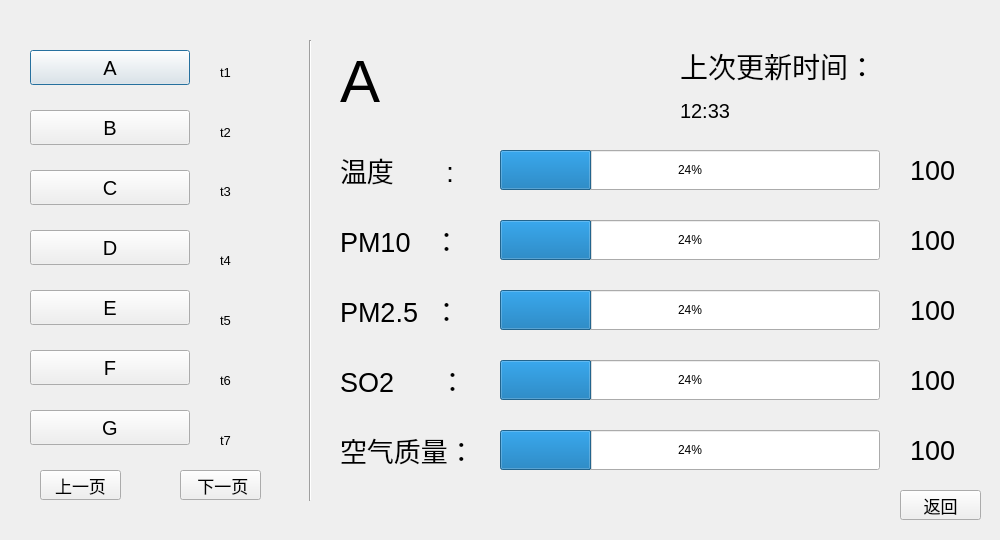
<?xml version="1.0" encoding="UTF-8"?>
<ui version="4.0">
 <class>Detail</class>
 <widget class="QDialog" name="Detail">
  <property name="geometry">
   <rect>
    <x>0</x>
    <y>0</y>
    <width>1000</width>
    <height>540</height>
   </rect>
  </property>
  <property name="windowTitle">
   <string>Dialog</string>
  </property>
  <widget class="Line" name="line">
   <property name="geometry">
    <rect>
     <x>300</x>
     <y>40</y>
     <width>20</width>
     <height>461</height>
    </rect>
   </property>
   <property name="orientation">
    <enum>Qt::Vertical</enum>
   </property>
  </widget>
  <widget class="QPushButton" name="city_1">
   <property name="geometry">
    <rect>
     <x>30</x>
     <y>50</y>
     <width>160</width>
     <height>35</height>
    </rect>
   </property>
   <property name="font">
    <font>
     <family>Microsoft YaHei UI</family>
     <pointsize>15</pointsize>
    </font>
   </property>
   <property name="text">
    <string>A</string>
   </property>
  </widget>
  <widget class="QLabel" name="time_1">
   <property name="geometry">
    <rect>
     <x>220</x>
     <y>62</y>
     <width>54</width>
     <height>20</height>
    </rect>
   </property>
   <property name="font">
    <font>
     <pointsize>10</pointsize>
    </font>
   </property>
   <property name="text">
    <string>t1</string>
   </property>
  </widget>
  <widget class="QLabel" name="time_2">
   <property name="geometry">
    <rect>
     <x>220</x>
     <y>122</y>
     <width>54</width>
     <height>20</height>
    </rect>
   </property>
   <property name="font">
    <font>
     <pointsize>10</pointsize>
    </font>
   </property>
   <property name="text">
    <string>t2</string>
   </property>
  </widget>
  <widget class="QPushButton" name="city_2">
   <property name="geometry">
    <rect>
     <x>30</x>
     <y>110</y>
     <width>160</width>
     <height>35</height>
    </rect>
   </property>
   <property name="font">
    <font>
     <family>Microsoft YaHei UI</family>
     <pointsize>15</pointsize>
    </font>
   </property>
   <property name="text">
    <string>B</string>
   </property>
  </widget>
  <widget class="QPushButton" name="city_3">
   <property name="geometry">
    <rect>
     <x>30</x>
     <y>170</y>
     <width>160</width>
     <height>35</height>
    </rect>
   </property>
   <property name="font">
    <font>
     <family>Microsoft YaHei UI</family>
     <pointsize>15</pointsize>
    </font>
   </property>
   <property name="text">
    <string>C</string>
   </property>
  </widget>
  <widget class="QLabel" name="time_3">
   <property name="geometry">
    <rect>
     <x>220</x>
     <y>181</y>
     <width>54</width>
     <height>20</height>
    </rect>
   </property>
   <property name="font">
    <font>
     <pointsize>10</pointsize>
    </font>
   </property>
   <property name="text">
    <string>t3</string>
   </property>
  </widget>
  <widget class="QPushButton" name="city_4">
   <property name="geometry">
    <rect>
     <x>30</x>
     <y>230</y>
     <width>160</width>
     <height>35</height>
    </rect>
   </property>
   <property name="font">
    <font>
     <family>Microsoft YaHei UI</family>
     <pointsize>15</pointsize>
    </font>
   </property>
   <property name="text">
    <string>D</string>
   </property>
  </widget>
  <widget class="QLabel" name="time_4">
   <property name="geometry">
    <rect>
     <x>220</x>
     <y>250</y>
     <width>54</width>
     <height>20</height>
    </rect>
   </property>
   <property name="font">
    <font>
     <pointsize>10</pointsize>
    </font>
   </property>
   <property name="text">
    <string>t4</string>
   </property>
  </widget>
  <widget class="QPushButton" name="city_5">
   <property name="geometry">
    <rect>
     <x>30</x>
     <y>290</y>
     <width>160</width>
     <height>35</height>
    </rect>
   </property>
   <property name="font">
    <font>
     <family>Microsoft YaHei UI</family>
     <pointsize>15</pointsize>
    </font>
   </property>
   <property name="text">
    <string>E</string>
   </property>
  </widget>
  <widget class="QLabel" name="time_5">
   <property name="geometry">
    <rect>
     <x>220</x>
     <y>310</y>
     <width>54</width>
     <height>20</height>
    </rect>
   </property>
   <property name="font">
    <font>
     <pointsize>10</pointsize>
    </font>
   </property>
   <property name="text">
    <string>t5</string>
   </property>
  </widget>
  <widget class="QPushButton" name="city_6">
   <property name="geometry">
    <rect>
     <x>30</x>
     <y>350</y>
     <width>160</width>
     <height>35</height>
    </rect>
   </property>
   <property name="font">
    <font>
     <family>Microsoft YaHei UI</family>
     <pointsize>15</pointsize>
    </font>
   </property>
   <property name="text">
    <string>F</string>
   </property>
  </widget>
  <widget class="QLabel" name="time_6">
   <property name="geometry">
    <rect>
     <x>220</x>
     <y>370</y>
     <width>54</width>
     <height>20</height>
    </rect>
   </property>
   <property name="font">
    <font>
     <pointsize>10</pointsize>
    </font>
   </property>
   <property name="text">
    <string>t6</string>
   </property>
  </widget>
  <widget class="QPushButton" name="city_7">
   <property name="geometry">
    <rect>
     <x>30</x>
     <y>410</y>
     <width>160</width>
     <height>35</height>
    </rect>
   </property>
   <property name="font">
    <font>
     <family>Microsoft YaHei UI</family>
     <pointsize>15</pointsize>
    </font>
   </property>
   <property name="text">
    <string>G</string>
   </property>
  </widget>
  <widget class="QLabel" name="time_7">
   <property name="geometry">
    <rect>
     <x>220</x>
     <y>430</y>
     <width>54</width>
     <height>20</height>
    </rect>
   </property>
   <property name="font">
    <font>
     <pointsize>10</pointsize>
    </font>
   </property>
   <property name="text">
    <string>t7</string>
   </property>
  </widget>
  <widget class="QPushButton" name="pgup">
   <property name="geometry">
    <rect>
     <x>40</x>
     <y>470</y>
     <width>81</width>
     <height>30</height>
    </rect>
   </property>
   <property name="font">
    <font>
     <family>Microsoft YaHei UI</family>
     <pointsize>13</pointsize>
    </font>
   </property>
   <property name="text">
    <string>上一页</string>
   </property>
  </widget>
  <widget class="QPushButton" name="pgdn">
   <property name="geometry">
    <rect>
     <x>180</x>
     <y>470</y>
     <width>81</width>
     <height>30</height>
    </rect>
   </property>
   <property name="font">
    <font>
     <family>Microsoft YaHei UI</family>
     <pointsize>13</pointsize>
    </font>
   </property>
   <property name="text">
    <string> 下一页</string>
   </property>
  </widget>
  <widget class="QLabel" name="name">
   <property name="geometry">
    <rect>
     <x>340</x>
     <y>40</y>
     <width>301</width>
     <height>81</height>
    </rect>
   </property>
   <property name="font">
    <font>
     <family>Microsoft YaHei UI</family>
     <pointsize>45</pointsize>
    </font>
   </property>
   <property name="text">
    <string>A</string>
   </property>
  </widget>
  <widget class="QLabel" name="label">
   <property name="geometry">
    <rect>
     <x>680</x>
     <y>50</y>
     <width>241</width>
     <height>31</height>
    </rect>
   </property>
   <property name="font">
    <font>
     <family>Microsoft YaHei UI</family>
     <pointsize>21</pointsize>
    </font>
   </property>
   <property name="text">
    <string>上次更新时间：</string>
   </property>
  </widget>
  <widget class="QLabel" name="c_time">
   <property name="geometry">
    <rect>
     <x>680</x>
     <y>90</y>
     <width>271</width>
     <height>41</height>
    </rect>
   </property>
   <property name="font">
    <font>
     <family>Microsoft YaHei UI</family>
     <pointsize>15</pointsize>
    </font>
   </property>
   <property name="text">
    <string>12:33</string>
   </property>
  </widget>
  <widget class="QLabel" name="label_3">
   <property name="geometry">
    <rect>
     <x>340</x>
     <y>150</y>
     <width>135</width>
     <height>40</height>
    </rect>
   </property>
   <property name="font">
    <font>
     <family>Microsoft YaHei UI</family>
     <pointsize>20</pointsize>
    </font>
   </property>
   <property name="text">
    <string>温度       :</string>
   </property>
  </widget>
  <widget class="QLabel" name="label_4">
   <property name="geometry">
    <rect>
     <x>340</x>
     <y>220</y>
     <width>135</width>
     <height>40</height>
    </rect>
   </property>
   <property name="font">
    <font>
     <family>Microsoft YaHei UI</family>
     <pointsize>20</pointsize>
    </font>
   </property>
   <property name="text">
    <string>PM10   ：</string>
   </property>
  </widget>
  <widget class="QLabel" name="label_5">
   <property name="geometry">
    <rect>
     <x>340</x>
     <y>290</y>
     <width>135</width>
     <height>40</height>
    </rect>
   </property>
   <property name="font">
    <font>
     <family>Microsoft YaHei UI</family>
     <pointsize>20</pointsize>
    </font>
   </property>
   <property name="text">
    <string>PM2.5  ：</string>
   </property>
  </widget>
  <widget class="QLabel" name="label_6">
   <property name="geometry">
    <rect>
     <x>340</x>
     <y>360</y>
     <width>135</width>
     <height>40</height>
    </rect>
   </property>
   <property name="font">
    <font>
     <family>Microsoft YaHei UI</family>
     <pointsize>20</pointsize>
    </font>
   </property>
   <property name="text">
    <string>SO2      ：</string>
   </property>
  </widget>
  <widget class="QLabel" name="label_7">
   <property name="geometry">
    <rect>
     <x>340</x>
     <y>430</y>
     <width>135</width>
     <height>40</height>
    </rect>
   </property>
   <property name="font">
    <font>
     <family>Microsoft YaHei UI</family>
     <pointsize>20</pointsize>
    </font>
   </property>
   <property name="text">
    <string>空气质量：</string>
   </property>
  </widget>
  <widget class="QProgressBar" name="temp">
   <property name="geometry">
    <rect>
     <x>500</x>
     <y>150</y>
     <width>380</width>
     <height>40</height>
    </rect>
   </property>
   <property name="value">
    <number>24</number>
   </property>
  </widget>
  <widget class="QProgressBar" name="pm10">
   <property name="geometry">
    <rect>
     <x>500</x>
     <y>220</y>
     <width>380</width>
     <height>40</height>
    </rect>
   </property>
   <property name="value">
    <number>24</number>
   </property>
  </widget>
  <widget class="QProgressBar" name="pm25">
   <property name="geometry">
    <rect>
     <x>500</x>
     <y>290</y>
     <width>380</width>
     <height>40</height>
    </rect>
   </property>
   <property name="value">
    <number>24</number>
   </property>
  </widget>
  <widget class="QProgressBar" name="so2">
   <property name="geometry">
    <rect>
     <x>500</x>
     <y>360</y>
     <width>380</width>
     <height>40</height>
    </rect>
   </property>
   <property name="value">
    <number>24</number>
   </property>
  </widget>
  <widget class="QProgressBar" name="quality">
   <property name="geometry">
    <rect>
     <x>500</x>
     <y>430</y>
     <width>380</width>
     <height>40</height>
    </rect>
   </property>
   <property name="value">
    <number>24</number>
   </property>
  </widget>
  <widget class="QPushButton" name="back">
   <property name="geometry">
    <rect>
     <x>900</x>
     <y>490</y>
     <width>81</width>
     <height>30</height>
    </rect>
   </property>
   <property name="font">
    <font>
     <family>Microsoft YaHei UI</family>
     <pointsize>13</pointsize>
    </font>
   </property>
   <property name="text">
    <string>返回</string>
   </property>
  </widget>
  <widget class="QLabel" name="temp_v">
   <property name="geometry">
    <rect>
     <x>910</x>
     <y>150</y>
     <width>71</width>
     <height>40</height>
    </rect>
   </property>
   <property name="font">
    <font>
     <family>Microsoft YaHei UI</family>
     <pointsize>20</pointsize>
    </font>
   </property>
   <property name="text">
    <string>100</string>
   </property>
  </widget>
  <widget class="QLabel" name="pm10_v">
   <property name="geometry">
    <rect>
     <x>910</x>
     <y>220</y>
     <width>71</width>
     <height>40</height>
    </rect>
   </property>
   <property name="font">
    <font>
     <family>Microsoft YaHei UI</family>
     <pointsize>20</pointsize>
    </font>
   </property>
   <property name="text">
    <string>100</string>
   </property>
  </widget>
  <widget class="QLabel" name="pm25_v">
   <property name="geometry">
    <rect>
     <x>910</x>
     <y>290</y>
     <width>71</width>
     <height>40</height>
    </rect>
   </property>
   <property name="font">
    <font>
     <family>Microsoft YaHei UI</family>
     <pointsize>20</pointsize>
    </font>
   </property>
   <property name="text">
    <string>100</string>
   </property>
  </widget>
  <widget class="QLabel" name="so2_v">
   <property name="geometry">
    <rect>
     <x>910</x>
     <y>360</y>
     <width>71</width>
     <height>40</height>
    </rect>
   </property>
   <property name="font">
    <font>
     <family>Microsoft YaHei UI</family>
     <pointsize>20</pointsize>
    </font>
   </property>
   <property name="text">
    <string>100</string>
   </property>
  </widget>
  <widget class="QLabel" name="quality_v">
   <property name="geometry">
    <rect>
     <x>910</x>
     <y>430</y>
     <width>71</width>
     <height>40</height>
    </rect>
   </property>
   <property name="font">
    <font>
     <family>Microsoft YaHei UI</family>
     <pointsize>20</pointsize>
    </font>
   </property>
   <property name="text">
    <string>100</string>
   </property>
  </widget>
 </widget>
 <resources/>
 <connections/>
</ui>
